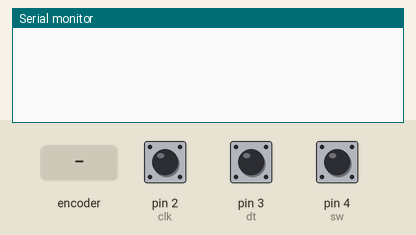
The sketch below on a simulated Arduino Uno, built with avr-gcc and run on an emulated ATmega328P. Shown: the last lines printed to the serial monitor. The inputs (shaded band) are chosen by the test bench; at power-on: pin 4 (sw) HIGH, pin 2 (clk) HIGH, pin 3 (dt) HIGH.

Above: at 1.2 s.
1.3 s: rotary encoder on pin 2 (clk) / pin 3 (dt) turned 1 step (first pin leading)
At 2.6 s:
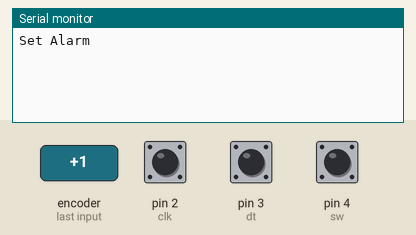
3.0 s: pin 4 (sw) pulled LOW for 0.15 s
At 3.9 s:
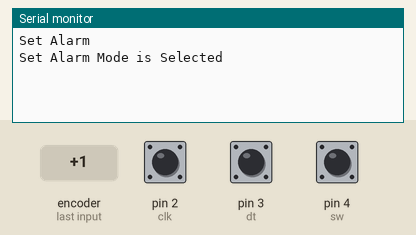
4.6 s: rotary encoder on pin 2 (clk) / pin 3 (dt) turned 1 step (first pin leading)
At 5.3 s:
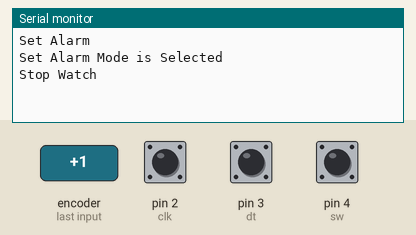
6.3 s: pin 4 (sw) pulled LOW for 1 s
At 7.5 s:
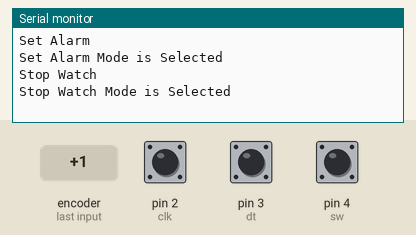
8.8 s: rotary encoder on pin 2 (clk) / pin 3 (dt) turned 1 step (first pin leading)
At 9.7 s:
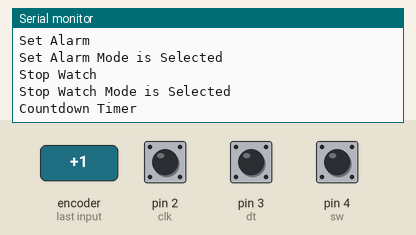
10.5 s: pin 4 (sw) pulled LOW for 0.15 s
At 11.8 s:
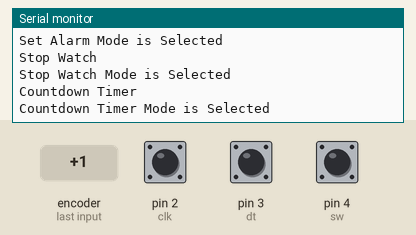

Measured:
- after the input at 1.3 s, the serial monitor: prints a new line at once (image 1)
- after the input at 3.0 s, the serial monitor: prints a new line at once (image 2)
- after the input at 4.6 s, the serial monitor: prints a new line at once (image 3)
- after the input at 6.3 s, the serial monitor: prints a new line at once (image 4)
- after the input at 8.8 s, the serial monitor: prints a new line at once (image 5)
- after the input at 10.5 s, the serial monitor: prints a new line at once (image 6)

The sketch:

sketch.ino
```cpp
# include <RTClib.h>
#include <ezButton.h>
RTC_DS1307 rtc;

byte clk=2;
byte dt=3;
byte sw=4;
ezButton button(sw);
int counter=0;
int prev_counter=0;
int flag=0;
String rtc_date="";
String rtc_time="";

void setup() {
  // put your setup code here, to run once:
  Serial.begin(9600);
  if(!rtc.begin()){
    // Serial.println("RTC Not Initialized");
    while(true);
  }
  // Serial.println("RTC Found");
  attachInterrupt(digitalPinToInterrupt(clk),encoder,FALLING);
  button.setDebounceTime(25);
}

void encoder(){
  prev_counter=counter;
  if(digitalRead(dt)==HIGH)counter++;
  else counter--;
  counter=constrain(counter,0,3);
  flag=1;
}

void mode_selector(){
  if(prev_counter!=counter && flag == 1){
    if(counter==0){
      Serial.println("Date and Time");
    }
    else if(counter==1){
      Serial.println("Set Alarm");
    }
    else if(counter==2){
      Serial.println("Stop Watch");
    }
    else if(counter==3){
      Serial.println("Countdown Timer");
    }
    flag=0;
  }
}

void loop() {
  // put your main code here, to run repeatedly:
  // DateTime dt=rtc.now();
  // rtc_time=get_time(dt);
  // Serial.println(rtc_time);
  // rtc_date=get_date(dt);
  // Serial.println(rtc_date);
  button.loop();
  if(button.isPressed())select_mode();
  mode_selector();
  delay(10);
}

String get_time(DateTime current){
  int hour=current.hour();
  int minute=current.minute();
  int second=current.second();
  String current_time="Time : "+String(hour)+":"+String(minute)+":"+String(second);
  return current_time;
}

String get_date(DateTime current){
  int year=current.year();
  int month=current.month();
  int day=current.day();
  String current_date="Date : "+String(day)+"/"+String(month)+"/"+String(year);
  return current_date;
}

void select_mode(){
  if(counter==0)Serial.println("Date and Time Mode is Selected");
  if(counter==1)Serial.println("Set Alarm Mode is Selected");
  if(counter==2)Serial.println("Stop Watch Mode is Selected");
  if(counter==3)Serial.println("Countdown Timer Mode is Selected");
}
```
